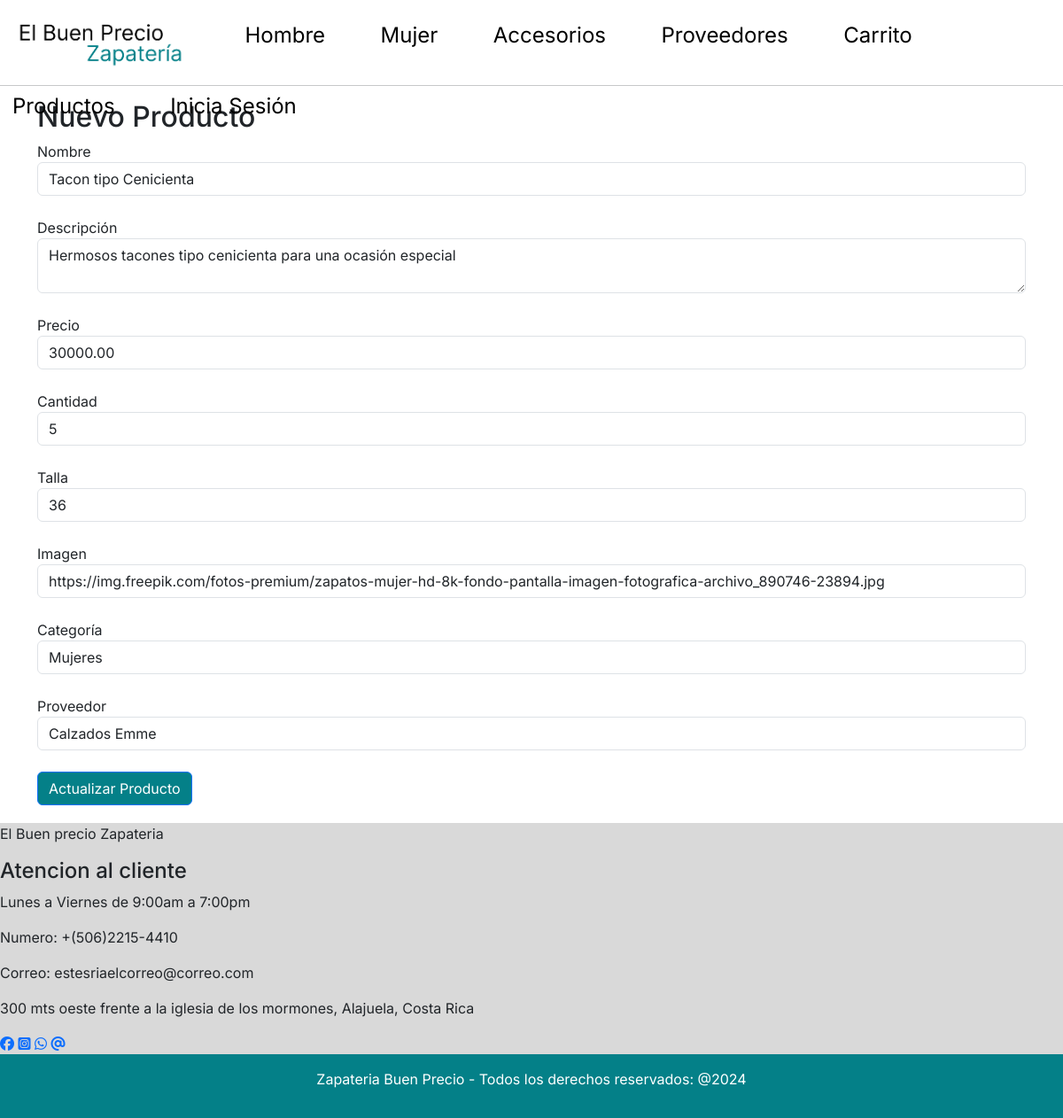
The app's page /actualizarproducto.php?id=1 with its own data.
### tables this page shows
CREATE TABLE `productos` (
  `Id_Producto` int(11) NOT NULL,
  `Nombre` varchar(255) NOT NULL,
  `Descripcion` varchar(255) NOT NULL,
  `Precio` decimal(10,2) NOT NULL,
  `Cantidad` int(11) NOT NULL,
  `Talla` int(11) NOT NULL,
  `Imagen` varchar(255) DEFAULT NULL,
  `Id_Categoria` int(11) NOT NULL,
  `Id_Proveedor` int(11) NOT NULL
);

CREATE TABLE `categorias` (
  `Id_Categoria` int(11) NOT NULL,
  `Descripcion` varchar(255) NOT NULL
);

CREATE TABLE `proveedores` (
  `Id_Proveedor` int(11) NOT NULL,
  `Nombre` varchar(255) NOT NULL,
  `Logo` varchar(255) NOT NULL
);

### DAL/productosCrud.php (called while the page is built, shortened)
<?php
function getArray($sql) {
    try {
        $oConexion = conectarDb();
        if(mysqli_set_charset($oConexion, "utf8")){
            if(!$result = mysqli_query($oConexion, $sql)) die();
            $retorno = array();
            while ($row = mysqli_fetch_array($result)) {
                $retorno[] = $row;
            }
        }
    } catch (\Throwable $th) {
        echo $th;
    }finally{
        Desconectar($oConexion);
    }
    return $retorno;
}
function getObject($sql){
    try{
        $oConexion = conectarDb();
        if(mysqli_set_charset($oConexion, "utf8")){
            if(!$result = mysqli_query($oConexion, $sql)) die();
            $retorno = null;
            while ($row = mysqli_fetch_array($result)){
                $retorno = $row;
            }
        }
    }catch(\Throwable $th){
        echo $th;
    }finally{
        Desconectar($oConexion);
    }
    return $retorno;
}
?>

### actualizarproducto.php (the view, shortened to what this page needs)
<?php
include_once 'include/templates/header.php';
require_once "DAL/productosCrud.php";
$categorias = getArray("SELECT * FROM categorias");
$proveedores = getArray("SELECT * FROM proveedores");
if($_SERVER['REQUEST_METHOD']== 'GET'){
    $id= recogeGet("id");
    $query = "select Id_Producto, Nombre, Descripcion, Precio, Cantidad, Talla, Imagen, Id_Categoria, Id_Proveedor from productos where Id_Producto = '$id'";
    $mySession = getObject($query);
    if($mySession != null){
            $nombre = $mySession['Nombre'];
            $descripcion = $mySession['Descripcion'];
            $precio = $mySession['Precio'];
            $cantidad = $mySession['Cantidad'];
            $talla = $mySession['Talla'];
            $imagen = $mySession['Imagen'];
            $Id_Categoria = $mySession['Id_Categoria'];
            $Id_Proveedor = $mySession['Id_Proveedor'];
        }else{
        }
    }
?>
<main>
    <div class="container">
        <h2>Nuevo Producto</h2>
        <form method="post" action="<?php echo $_SERVER['PHP_SELF']; ?>">
            <div class="form-group">
                <label for="nombre">Nombre</label>
                <input type="text" class="form-control" id="Nombre" name="nombre" placeholder="Nombre" maxlength="255"
                    value="<?= $nombre ?>">
            </div>
            <br>
            <div class="form-group">
                <label for="descripcion">Descripción</label>
                <textarea class="form-control" id="Descripcion" name="descripcion" rows="2"
                    maxlength="255"><?= $descripcion ?></textarea>
            </div>
            <br>
            <div class="form-group">
                <label for="precio">Precio</label>
                <input type="number" class="form-control" id="Precio" name="precio" placeholder="Precio"
                    value="<?= $precio ?>">
            </div>
            <br>
            <div class="form-group">
                <label for="cantidad">Cantidad</label>
                <input type="number" class="form-control" id="Cantidad" name="cantidad" placeholder="Cantidad"
                    value="<?= $cantidad ?>">
            </div>
            <br>
            <div class="form-group">
                <label for="talla">Talla</label>
                <input type="number" class="form-control" id="Talla" name="talla" placeholder="Talla"
                    value="<?= $talla ?>">
            </div>
            <br>
            <div class="form-group">
                <label for="imagen">Imagen</label>
                <input type="text" class="form-control" id="Imagen" name="imagen" placeholder="Link de la imagen"
                    maxlength="255" value="<?= $imagen ?>">
            </div>
            <br>
            <div class="form-group">
                <label for="categoria">Categoría</label>
                <select class="form-control" id="Categoria" name="categoria">
                    <?php foreach ($categorias as $cat): ?>
                    <option value="<?= $cat['Id_Categoria'] ?>"
                        <?= ($cat['Id_Categoria'] == $Id_Categoria) ? 'selected' : '' ?>>
                        <?= $cat['Descripcion'] ?>
                    </option>
                    <?php endforeach; ?>
                </select>
            </div>
            <br>
            <div class="form-group">
                <label for="proveedor">Proveedor</label>
                <select class="form-control" id="Proveedor" name="proveedor">
                    <?php foreach ($proveedores as $prov): ?>
                    <option value="<?= $prov['Id_Proveedor'] ?>"
                        <?= ($prov['Id_Proveedor'] == $Id_Proveedor) ? 'selected' : '' ?>>
                        <?= $prov['Nombre'] ?>
                    </option>
                    <?php endforeach; ?>
                </select>
            </div>
            <br>
            <div>
                <button type="submit" class="btn btn-primary color-boton">Actualizar Producto</button>
            </div>
        </form>
    </div>
</main>
<?php
include_once 'include/templates/footer.php';
?>
</html>

### include/templates/header.php (shortened to what this page needs)
<!DOCTYPE html>
<html lang="es">
<head>
    <link rel="stylesheet" href="https://cdn.jsdelivr.net/npm/bootstrap@5.3.2/dist/css/bootstrap.min.css">
    <link rel="stylesheet" href="/css/styles.css">
    <link rel="stylesheet" href="/css/normalize.css">
</head>
<body>
    <header>
        <nav id='menu'>
            <ul>
                <li><a href='index.php'><img src='img/Logo.png' alt='Logo Zapateria' class="logo"></a></li>
                <li><a href='hombre.php'>Hombre</a></li>
                <li><a href='mujer.php'>Mujer</a></li>
                <li><a href='accesorios.php'>Accesorios</a></li>
                <li><a href='proveedores.php'>Proveedores</a></li>
                <li><a href='compra.php'>Carrito</a></li>
                <li><a href='productos.php'>Productos</a></li>
                <li><a href='registro.php'>Inicia Sesión</a></li>
            </ul>
        </nav>
    </header>
    <hr>
</body>
</html>

### include/templates/footer.php (shortened to what this page needs)
<footer>
    <div class="subfooter">
        <p>El Buen precio <span>Zapateria</span></p>
        <h4>Atencion al cliente</h3>
            <p>Lunes a Viernes de 9:00am a 7:00pm</p>
            <p>Numero: <span>+(506)2215-4410</span></p>
            <p>Correo:<span> estesriaelcorreo@correo.com </span></p>
            <p>300 mts oeste frente a la iglesia de los mormones, Alajuela, Costa Rica</p>
            <div>
                <a href=""><i class="fa-brands fa-facebook"></i></a>
                <a href=""><i class="fa-brands fa-square-instagram"></i></a>
                <a href=""> <i class="fa-brands fa-whatsapp"></i></a>
                <a href=""><i class="fa-solid fa-at"></i></a>
            </div>
    </div>
    <div class="footer">
        <p>Zapateria Buen Precio - Todos los derechos reservados: @2024</p>
    </div>
</footer>
</body>

### css/styles.css (style rules this page uses)
* { font-family: "Inter", sans-serif; font-optical-sizing: auto; }
#menu { background: #FFFF; height: 80px; border-radius: 0px; }
#menu ul, #menu li { margin: 0 auto; padding: 0; list-style: none }
#menu ul { width: 100%; text-align: left; }
#menu li { display: inline-block; position: relative; margin-right: 30px; }
#menu a { display: block; line-height: 80px; padding: 0 14px; text-decoration: none; color: #000; font-size: 24px; }
.logo { width: 200px; height: auto; margin-top: 10px; }
.footer { width: 100%; background-color: #048088; text-align: center; color:#FFFF; padding: 1rem 0; }
.subfooter { margin-top: 20px; width: 100%; background-color: #D9D9D9; }
.color-boton { background-color: #048088; }

### records on screen
productos: nombre "Tacon tipo Cenicienta", descripcion "Hermosos tacones tipo cenicienta para una ocasión especial", precio "30000.00", cantidad "5", talla "36", imagen "https://img.freepik.com/fotos-premium/zapatos-mujer-hd-8k-fondo-pantalla-imagen-fotografica-archivo_890746-23894.jpg", categoria "Mujeres", proveedor "Calzados Emme"
